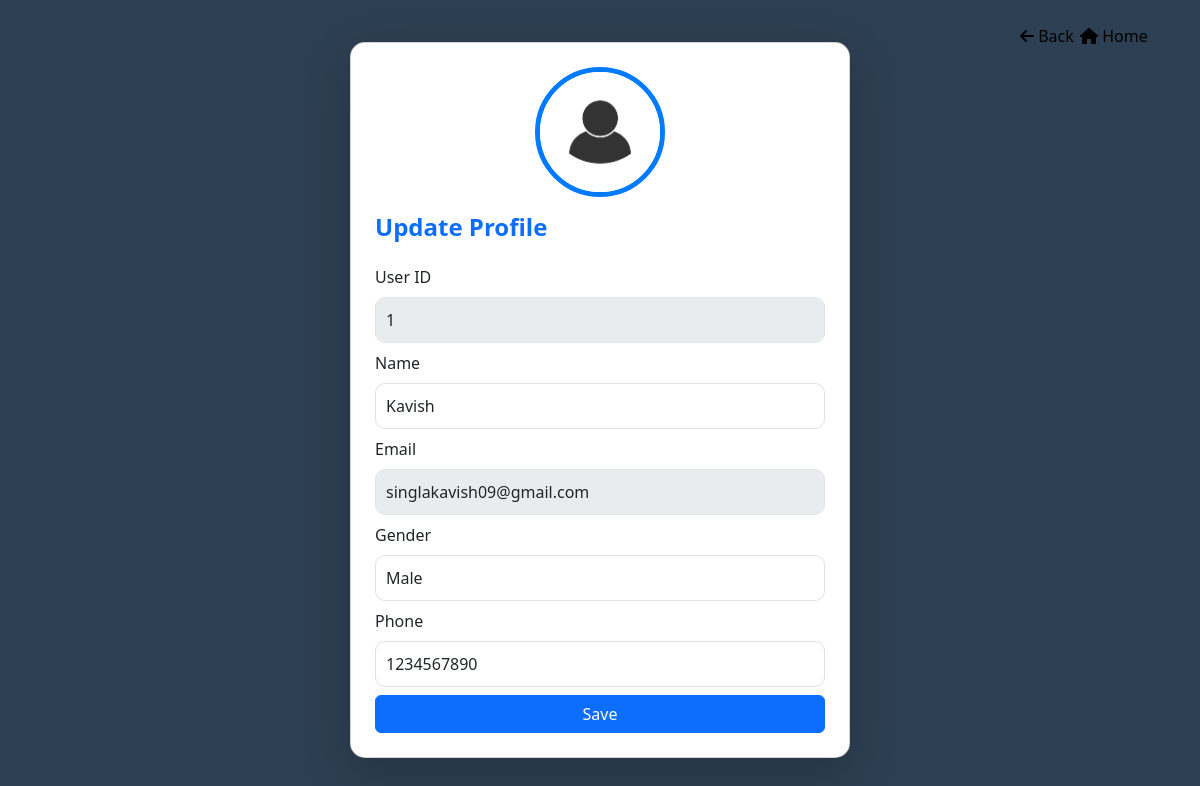
/update/1 (signed in), run on the app's committed database.
### app.py (models this page shows, shortened)
class User(db.Model, UserMixin):
    __tablename__ = "user"
    id = db.Column(db.Integer, primary_key=True)
    name = db.Column(db.String(100), nullable=False)
    email = db.Column(db.String(100), nullable=False, unique=True)
    password_hash = db.Column(db.String(100), nullable=False)
    mobile = db.Column(db.String(15), nullable=False)
    gender = db.Column(db.String(50), nullable=False)

### app.py (the view, shortened to what this page needs)
@app.route("/update/<int:id>", methods=["GET", "POST"])
@login_required
def update(id):
    user = db.session.get(User, id)
    return render_template("update_user.html", user = user)

### app.py (called while the page is built)
@login_manager.user_loader
def load_user(user_id):
    return db.session.get(User, int(user_id))

### templates/update_user.html (shortened to what this page needs)
<!DOCTYPE html>
<html lang="en">
<head>
    <link href="https://cdn.jsdelivr.net/npm/bootstrap@5.3.0/dist/css/bootstrap.min.css" rel="stylesheet">
    <link rel="stylesheet" href="https://cdnjs.cloudflare.com/ajax/libs/font-awesome/6.4.2/css/all.min.css">
</head>
<body>
    <div class="profile-home" style="text-align: right; margin-left: 85vw; margin-top: 3vh; position: absolute;">
        <a href="{{url_for('profile')}}" style="text-decoration: none; color: black;"><i class="fa-solid fa-arrow-left"></i> Back</a>
        </div>
    <div class="profile-home" style="text-align: right; margin-left: 90vw; margin-top: 3vh; position: absolute;">
        <a href="{{url_for('home')}}" style="text-decoration: none; color: black;"><i class="fa fa-home"></i>  Home</a>
        </div>
    <div class="container d-flex justify-content-center align-items-center vh-100">
        <div class="card shadow-lg p-4" style="width: 500px;">
            <div class="text-center mb-3">
                <img src="../static/accout.jpg" class="rounded-circle profile-img" alt="Profile Image">
            </div>
            <div class="d-flex justify-content-between align-items-center mb-3">
                <h4 class="fw-bold text-primary">Update Profile</h4>
            </div>
            <form action="{{url_for('update', id=user.id)}}" method="POST">
                <div class="mb-2">
                    <label class="form-label">User ID</label>
                    <input type="text" id="userid" class="form-control" value="{{user.id}}" disabled>
                </div>
                <div class="mb-2">
                    <label class="form-label">Name</label>
                    <input type="text" id="editName" class="form-control" value="{{user.name}}" name="name">
                </div>
                <div class="mb-2">
                    <label class="form-label">Email</label>
                    <input type="text" id="editName" class="form-control" value="{{user.email}}" name="email" disabled>
                </div>
                <div class="mb-2">
                    <label class="form-label">Gender</label>
                    <select id="editGender" class="form-control" name="gender" >
                        <option value="Male" {% if user.gender=="Male" %} selected {% endif %} >Male</option>
                    </select>
                </div>
                <div class="mb-2">
                    <label class="form-label">Phone</label>
                    <input type="tel" id="editPhone" class="form-control" value="{{user.mobile}}" name="mobile" maxlength="10"  pattern="\d{10}" >
                </div>
                <input type="submit" value="Save" class="btn btn-primary w-100" onclick="return confirm('Are you sure , to save the changes ?')" >
            </div>
        </div>
</body>
</html>

### templates/update_user.html (style rules this page uses)
body { background-color: #2D3F52; }
.card { border-radius: 15px; background: #fff; padding: 30px; box-shadow: 0px 4px 10px rgba(0, 0, 0, 0.2); }
.profile-img { width: 130px; height: 130px; border: 5px solid #007bff; transition: transform 0.3s ease-in-out; }
.form-control { border-radius: 10px; padding: 10px; }

### data on the page
User: id "1", name "Kavish", email "singlakavish09@gmail.com", gender "Male", mobile "1234567890"
